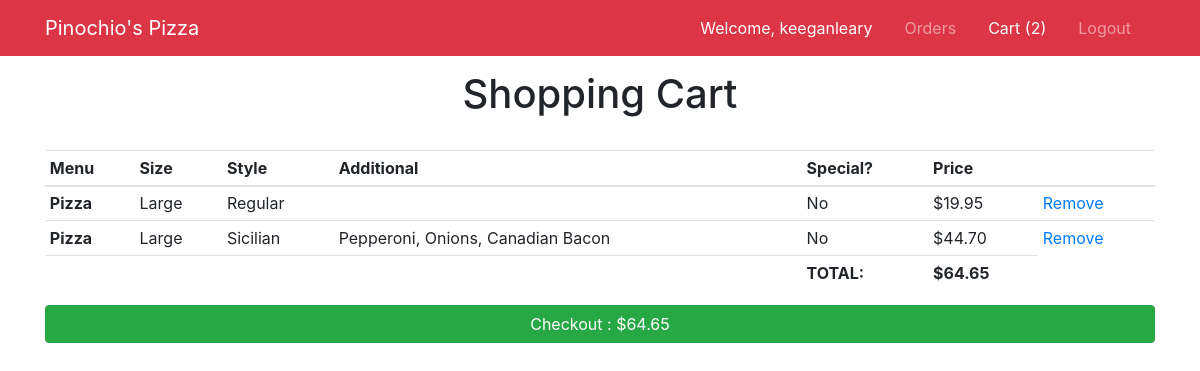
The page /cart/ (signed in) on the database as committed earlier.
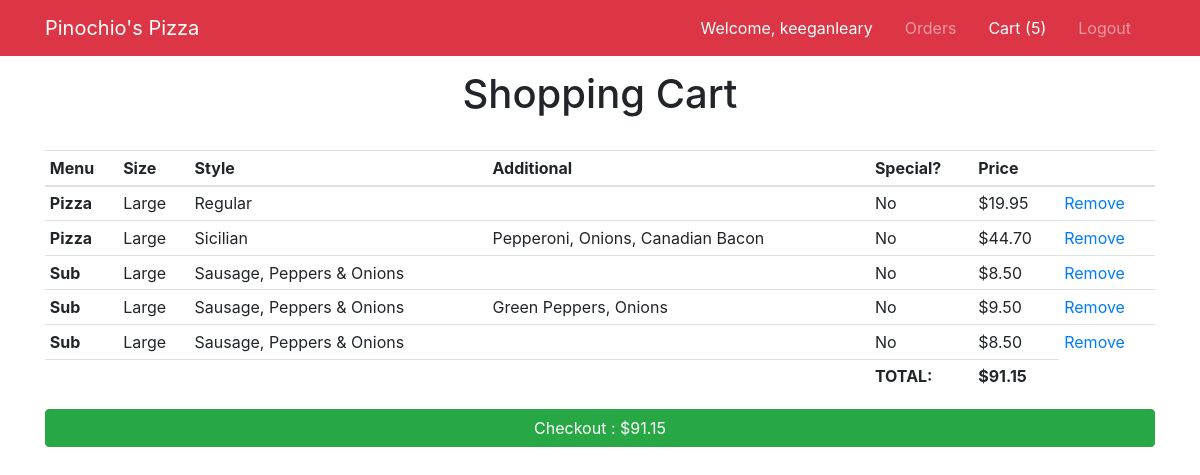
The same page on the database as committed later.
### cart/models.py (models this page shows, shortened)
class CartItem(models.Model):
    menu = models.CharField(max_length=16)
    size = models.CharField(max_length=16)
    style = models.CharField(max_length=64)
    additional = models.CharField(max_length=255)
    is_special = models.BooleanField(default=False)
    price = models.DecimalField(max_digits=5, default=0.00, decimal_places=2)
    user_id = models.IntegerField()

### cart/views.py (the view)
# urls.py: path("", views.cart, name="cart"),
def cart(request):
    if request.method == "POST":
        if request.POST['menu_item'] == 'Pizza':
            form = PizzaForm(request.POST)
            if form.is_valid():
                form = form.cleaned_data
                menu = "Pizza"
                style = form['style']
                size = form['size']
                is_special = False
                if 'is_special' in request.POST:
                    is_special = True
                num_toppings = form['num_toppings']
                topping_list = []
                for topping in form['toppings']:
                    topping_list.append(str(topping))
                toppings = ", ".join(topping_list)
                if is_special:
                    menu_pizza = Pizza.objects.get(style=style, size=size, is_special=is_special)
                else:
                    menu_pizza = Pizza.objects.get(style=style, size=size, num_toppings=num_toppings, is_special=is_special)
                price = menu_pizza.price
                print(price)
                order = CartItem(menu=menu, size=size, style=style, additional=toppings, is_special=is_special, user_id=request.user.id, price=price)
                order.save()
        elif request.POST['menu_item'] == 'Sub':
            form = SubForm(request.POST)
            if form.is_valid():
                form = form.cleaned_data
                menu = 'Sub'
                ingredients = form['ingredients']
                size = form['size']
                extras_list = []
                added_cost = Decimal(0.00)
                for extra in form['extras']:
                    extras_list.append(str(extra))
                    added_cost += extra.added_cost
                extras = ", ".join(extras_list)
                menu_sub = Sub.objects.get(ingredients=ingredients, size=size)
                price = menu_sub.price + Decimal(added_cost)
                order = CartItem(menu=menu, size=size, style=ingredients, additional=extras, is_special=False, user_id=request.user.id, price=price)
                order.save()
            redirect('index')
        elif request.POST['menu_item'] == 'Pasta':
            form = PastaForm(request.POST)
            if form.is_valid():
                form = form.cleaned_data
                menu = 'Pasta'
                style = form['style']
                menu_pasta = Pasta.objects.get(style=style)
                price = menu_pasta.price
                order = CartItem(menu=menu, style=style, user_id=request.user.id, price=price)
                order.save()
        elif request.POST['menu_item'] == 'Salad':
            form = SaladForm(request.POST)
            if form.is_valid():
                form = form.cleaned_data
                menu = 'Salad'
                style = form['style']
                menu_salad = Salad.objects.get(style=style)
                price = menu_salad.price
                order = CartItem(menu=menu, style=style, user_id=request.user.id, price=price)
                order.save()
        elif request.POST['menu_item'] == 'Dinner Platter':
            form = DinnerPlatterForm(request.POST)
            if form.is_valid():
                form = form.cleaned_data
                menu = 'Dinner Platter'
                style = form['style']
                size = form['size']
                menu_dinner_platter = DinnerPlatter.objects.get(style=style, size=size)
                price = menu_dinner_platter.price
                order = CartItem(menu=menu, style=style, size=size, user_id=request.user.id, price=price)
                order.save()
        else:
            print("Post Error")
            redirect('index')
        cart_items = get_cart_items(request)
        if cart_items:
            total_cost = Decimal(cart_items.aggregate(Sum('price'))['price__sum'])
        else:
            total_cost = 0
        context = {
            'cart_items': cart_items,
            'num_cart_items': cart_items.count(),
            'total_cost': total_cost
        }
        return render(request, 'cart/cart.html', context)
    else:
        cart_items = get_cart_items(request)
        if cart_items:
            total_cost = Decimal(cart_items.aggregate(Sum('price'))['price__sum'])
        else:
            total_cost = 0
        context = {
            'cart_items': cart_items,
            'num_cart_items': cart_items.count(),
            'total_cost': total_cost
        }
        return render(request, 'cart/cart.html', context)

### cart/views.py (called while the page is built)
def get_cart_items(request):
    cart_items = CartItem.objects.filter(user_id=request.user.id)
    return cart_items

### templates/cart/cart.html (shortened to what this page needs)
{% extends 'base.html' %}
{% block content %}
<h1 class="text-center">Shopping Cart</h1>
<br>
<table class="table table-sm">
    <thead>
        <tr>
            <th scope="col">Menu</th>
            <th scope="col">Size</th>
            <th scope="col">Style</th>
            <th scope="col">Additional</th>
            <th scope="col">Special?</th>
            <th scope="col">Price</th>
            <th scope="col"></th>
        </tr>
    </thead>
    <tfoot>
        <tr>
            <td colspan="4"></td>
            <td><strong>TOTAL:</strong></td>
            <td><strong>${{ total_cost | floatformat:2}}</strong></td>
        </tr>
    </tfoot>
    <tbody>
        {% for item in cart_items %}
        <tr>
            <th scope="row">{{ item.menu }}</th>
            <td>{{ item.size }}</td>
            <td>{{ item.style }}</td>
            <td>{{ item.additional }}</td>
            <td>{% if item.is_special is True %}Yes{% else %}No{% endif %}</td>
            <td>${{ item.price }}</td>
            <td><a href="{% url 'remove' cart_item_id=item.id %}">Remove</a></td>
        </tr>
        {% endfor %}
    </tbody>
</table>
{% if cart_items %}
<form action="{% url 'checkout' %}" method="POST">
    <input type="submit" value="Checkout : ${{ total_cost | floatformat:2}}" class="btn btn-success btn-block">
</form>
{% else %}
<a class="btn btn-success btn-block" href="{% url 'index' %}">Continue Shopping</a>
{% endif %}
{% endblock %}

### templates/base.html (shortened to what this page needs)
<!doctype html>
<html lang="en">
<head>
    <link rel="stylesheet" href="https://stackpath.bootstrapcdn.com/bootstrap/4.4.1/css/bootstrap.min.css">
</head>
<body style="padding-top:70px;">
    {% include 'partials/_navbar.html' %}
    <div class="container">
        {% block content %} {% endblock %}
    </div>
</body>
</html>

### templates/partials/_navbar.html (shortened to what this page needs)
<nav class="navbar navbar-expand-md navbar-dark bg-danger fixed-top">
    <div class="container">
        <a class="navbar-brand" href="{% url 'index' %}">Pinochio's Pizza</a>
        <div class="collapse navbar-collapse" id="navbarNavAltMarkup">
            <ul class="navbar-nav ml-auto">
                {% if user.is_authenticated %}
                <li class="nav-item nav-link text-white mr-3">
                    Welcome, {{ user.username }}
                </li>
                <li {% if 'checkout' in request.path %} class="nav-item active mr-3" {% else %} class="nav-item mr-3" {% endif %}>
                    <a class="nav-link" href="{% url 'checkout' %}">Orders</a>
                </li>
                <li {% if 'cart' in request.path and 'checkout' not in request.path %} class="nav-item active mr-3" {% else %} class="nav-item mr-3" {% endif %}>
                    <a class="nav-link" href="{% url 'cart' %}">Cart ({{num_cart_items}})</a>
                </li>
                <li class="nav-item mr-3">
                    <a href="javascript:{document.getElementById('logout').submit()}" class="nav-link">
                        Logout
                    </a>
                </li>
                {% endif %}
            </ul>
        </div>
    </div>
</nav>

Rows that differ between the two databases and show on the page:
added CartItem: menu "Sub", size "Large", style "Sausage, Peppers & Onions", is_special "No", price "8.50"
added CartItem: menu "Sub", size "Large", style "Sausage, Peppers & Onions", additional "Green Peppers, Onions", is_special "No", price "9.50"
added CartItem: menu "Sub", size "Large", style "Sausage, Peppers & Onions", is_special "No", price "8.50"
Other text that changed with them:
{{ num_cart_items }}: "2" → "5"
{{ total_cost | floatformat:2 }}: "64.65" → "91.15"
form field total_cost: "Checkout : $64.65" → "Checkout : $91.15"
